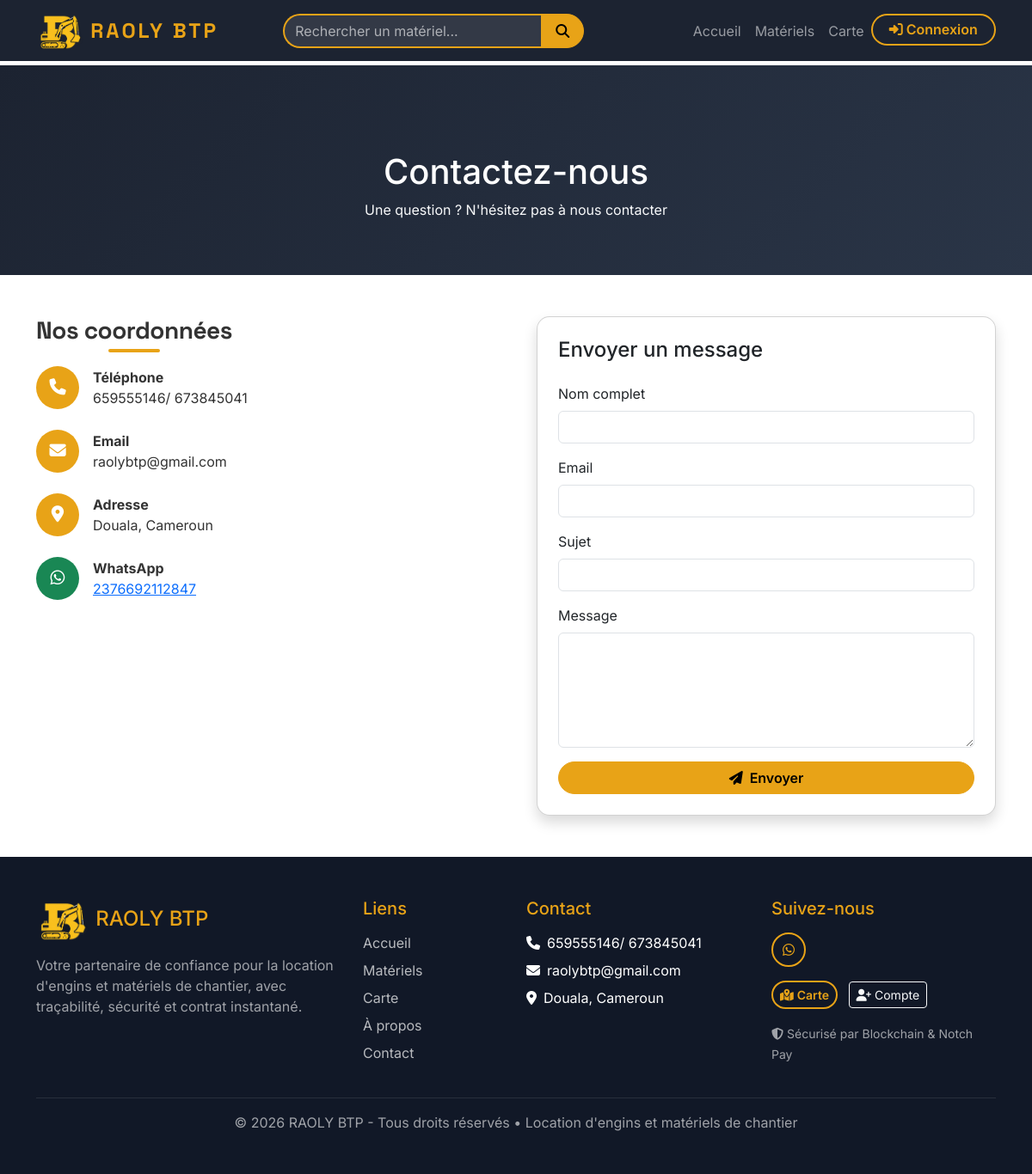
Page /contact/ on the committed database.
### core/models.py (models this page shows, shortened)
class SiteInfo(models.Model):
    company_name = models.CharField(max_length=200, default='RAOLY BTP')
    slogan = models.CharField(max_length=300, blank=True)
    phone = models.CharField(max_length=20, blank=True)
    email = models.EmailField(blank=True)
    address = models.TextField(blank=True)
    about_text = models.TextField(blank=True)
    facebook = models.URLField(blank=True)
    instagram = models.URLField(blank=True)
    twitter = models.URLField(blank=True)
    whatsapp = models.CharField(max_length=20, blank=True)
    google_verification_filename = models.CharField(
        max_length=120,
        blank=True,
        help_text='Ex. google2c82be27c4a4a6e2.html (tel que fourni par Google).',
    )
    google_verification_file_content = models.CharField(
        max_length=500,
        blank=True,
        help_text='Une seule ligne, identique au fichier téléchargé depuis Google.',
    )
    class Meta:
        verbose_name = "Informations du site"
        verbose_name_plural = "Informations du site"

### core/views.py (the view)
# urls.py: path('contact/', views.contact, name='contact'),
def contact(request):
    site_info = SiteInfo.objects.first()
    return render(request, 'core/contact.html', {'site_info': site_info})

### templates/core/contact.html (shortened to what this page needs)
{% extends 'base.html' %}
{% load static %}
{% block content %}
<div class="page-header py-5">
    <div class="container text-center">
        <h1 class="text-white">Contactez-nous</h1>
        <p class="text-light">Une question ? N'hésitez pas à nous contacter</p>
    </div>
</div>
<div class="container py-5">
    <div class="row g-5">
        <div class="col-lg-6">
            <h3 class="section-title mb-4">Nos coordonnées</h3>
            {% if site_info %}
            <div class="contact-info-list">
                {% if site_info.phone %}
                <div class="contact-info-item d-flex align-items-center mb-4">
                    <div class="contact-icon"><i class="fas fa-phone"></i></div>
                    <div class="ms-3">
                        <strong>Téléphone</strong>
                        <p class="mb-0">{{ site_info.phone }}</p>
                    </div>
                </div>
                {% endif %}
                {% if site_info.email %}
                <div class="contact-info-item d-flex align-items-center mb-4">
                    <div class="contact-icon"><i class="fas fa-envelope"></i></div>
                    <div class="ms-3">
                        <strong>Email</strong>
                        <p class="mb-0">{{ site_info.email }}</p>
                    </div>
                </div>
                {% endif %}
                {% if site_info.address %}
                <div class="contact-info-item d-flex align-items-center mb-4">
                    <div class="contact-icon"><i class="fas fa-map-marker-alt"></i></div>
                    <div class="ms-3">
                        <strong>Adresse</strong>
                        <p class="mb-0">{{ site_info.address }}</p>
                    </div>
                </div>
                {% endif %}
                {% if site_info.whatsapp %}
                <div class="contact-info-item d-flex align-items-center mb-4">
                    <div class="contact-icon bg-success"><i class="fab fa-whatsapp"></i></div>
                    <div class="ms-3">
                        <strong>WhatsApp</strong>
                        <p class="mb-0"><a href="https://wa.me/{{ site_info.whatsapp }}">{{ site_info.whatsapp }}</a></p>
                    </div>
                </div>
                {% endif %}
            </div>
            {% else %}
            <p class="text-muted">Coordonnées non configurées. Contactez l'administrateur.</p>
            {% endif %}
        </div>
        <div class="col-lg-6">
            <div class="card shadow">
                <div class="card-body p-4">
                    <h4 class="mb-4">Envoyer un message</h4>
                    <form>
                        <div class="mb-3">
                            <label class="form-label">Nom complet</label>
                            <input type="text" class="form-control" required>
                        </div>
                        <div class="mb-3">
                            <label class="form-label">Email</label>
                            <input type="email" class="form-control" required>
                        </div>
                        <div class="mb-3">
                            <label class="form-label">Sujet</label>
                            <input type="text" class="form-control" required>
                        </div>
                        <div class="mb-3">
                            <label class="form-label">Message</label>
                            <textarea class="form-control" rows="5" required></textarea>
                        </div>
                        <button type="submit" class="btn btn-primary-gold w-100">
                            <i class="fas fa-paper-plane me-2"></i>Envoyer
                        </button>
                    </form>
                </div>
            </div>
        </div>
    </div>
</div>
{% endblock %}

### templates/base.html (shortened to what this page needs)
{% load static %}
{% load humanize %}
<!DOCTYPE html>
<html lang="fr">
<head>
    <link href="https://cdn.jsdelivr.net/npm/bootstrap@5.3.2/dist/css/bootstrap.min.css" rel="stylesheet">
    <link href="https://cdnjs.cloudflare.com/ajax/libs/font-awesome/6.5.0/css/all.min.css" rel="stylesheet">
    <link href="https://cdn.jsdelivr.net/npm/flatpickr/dist/flatpickr.min.css" rel="stylesheet">
    <link rel="stylesheet" href="https://unpkg.com/leaflet@1.9.4/dist/leaflet.css" />
    <link href="{% static 'css/style.css' %}" rel="stylesheet">
</head>
<body>
    <nav class="navbar navbar-expand-lg navbar-dark bg-dark-nav fixed-top">
        <div class="container">
            <a class="navbar-brand d-flex align-items-center" href="{% url 'core:home' %}">
                <img src="{% static 'images/logo.png' %}" alt="RAOLY BTP" height="45" class="me-2">
                <span class="brand-text">RAOLY BTP</span>
            </a>
            <div class="collapse navbar-collapse" id="mainNav">
                <form class="d-flex mx-auto search-form" action="{% url 'equipment:list' %}" method="GET">
                    <div class="input-group">
                        <input type="text" class="form-control" name="q" placeholder="Rechercher un matériel..." value="{{ query|default:'' }}">
                        <button class="btn btn-primary-gold" type="submit"><i class="fas fa-search"></i></button>
                    </div>
                </form>
                <ul class="navbar-nav ms-auto">
                    <li class="nav-item"><a class="nav-link" href="{% url 'core:home' %}">Accueil</a></li>
                    <li class="nav-item"><a class="nav-link" href="{% url 'equipment:list' %}">Matériels</a></li>
                    <li class="nav-item"><a class="nav-link" href="{% url 'equipment:map' %}">Carte</a></li>
                    {% if user.is_authenticated %}
                    <li class="nav-item">
                        <a class="nav-link position-relative" href="{% url 'cart:view' %}">
                            <i class="fas fa-shopping-cart"></i>
                            {% if cart_count > 0 %}
                            <span class="badge bg-danger badge-cart">{{ cart_count }}</span>
                            {% endif %}
                        </a>
                    </li>
                    <li class="nav-item dropdown">
                        <a class="nav-link dropdown-toggle" href="#" role="button" data-bs-toggle="dropdown">
                            <i class="fas fa-user-circle"></i>
                            {% if unread_notifications > 0 %}
                            <span class="badge bg-danger badge-notif">{{ unread_notifications }}</span>
                            {% endif %}
                        </a>
                        <ul class="dropdown-menu dropdown-menu-end dropdown-dark">
                            <li><a class="dropdown-item" href="{% url 'accounts:dashboard' %}"><i class="fas fa-tachometer-alt me-2"></i>Tableau de bord</a></li>
                            <li><a class="dropdown-item" href="{% url 'accounts:reservations' %}"><i class="fas fa-calendar-check me-2"></i>Mes réservations</a></li>
                            <li><a class="dropdown-item" href="{% url 'accounts:notifications' %}">
                                <i class="fas fa-bell me-2"></i>Notifications
                                {% if unread_notifications > 0 %}<span class="badge bg-danger ms-1">{{ unread_notifications }}</span>{% endif %}
                            </a></li>
                            <li><a class="dropdown-item" href="{% url 'accounts:profile' %}"><i class="fas fa-user-edit me-2"></i>Profil</a></li>
                            {% if not user_can_rent %}
                            <li><a class="dropdown-item" href="{% url 'accounts:kyc' %}"><i class="fas fa-id-card me-2"></i>KYC / Identité</a></li>
                            {% endif %}
                            <li><hr class="dropdown-divider"></li>
                            <li><a class="dropdown-item" href="{% url 'accounts:logout' %}"><i class="fas fa-sign-out-alt me-2"></i>Déconnexion</a></li>
                        </ul>
                    </li>
                    {% else %}
                    <li class="nav-item"><a class="nav-link btn-login-nav" href="{% url 'accounts:login' %}"><i class="fas fa-sign-in-alt me-1"></i>Connexion</a></li>
                    {% endif %}
                </ul>
            </div>
        </div>
    </nav>
    <main {% block main_attrs %}style="margin-top: 76px;"{% endblock %}>
        {% block content %}{% endblock %}
    </main>
    {% block site_footer %}
    <footer class="footer-dark py-5">
        <div class="container">
            <div class="row g-4">
                <div class="col-lg-4">
                    <div class="d-flex align-items-center mb-3">
                        <img src="{% static 'images/logo.png' %}" alt="RAOLY BTP" height="50" class="me-2">
                        <h4 class="text-gold mb-0">RAOLY BTP</h4>
                    </div>
                    <p class="text-light-muted mb-3">Votre partenaire de confiance pour la location d'engins et matériels de chantier, avec traçabilité, sécurité et contrat instantané.</p>
                </div>
                <div class="col-lg-2">
                    <h5 class="text-gold mb-3">Liens</h5>
                    <ul class="list-unstyled footer-links">
                        <li><a href="{% url 'core:home' %}">Accueil</a></li>
                        <li><a href="{% url 'equipment:list' %}">Matériels</a></li>
                        <li><a href="{% url 'equipment:map' %}">Carte</a></li>
                        <li><a href="{% url 'core:about' %}">À propos</a></li>
                        <li><a href="{% url 'core:contact' %}">Contact</a></li>
                    </ul>
                </div>
                <div class="col-lg-3">
                    <h5 class="text-gold mb-3">Contact</h5>
                    <ul class="list-unstyled footer-links">
                        {% if site_info %}
                        {% if site_info.phone %}<li><i class="fas fa-phone me-2"></i>{{ site_info.phone }}</li>{% endif %}
                        {% if site_info.email %}<li><i class="fas fa-envelope me-2"></i>{{ site_info.email }}</li>{% endif %}
                        {% if site_info.address %}<li><i class="fas fa-map-marker-alt me-2"></i>{{ site_info.address }}</li>{% endif %}
                        {% endif %}
                    </ul>
                </div>
                <div class="col-lg-3">
                    <h5 class="text-gold mb-3">Suivez-nous</h5>
                    <div class="social-links">
                        {% if site_info.whatsapp %}<a href="https://wa.me/{{ site_info.whatsapp }}" class="social-link"><i class="fab fa-whatsapp"></i></a>{% endif %}
                    </div>
                    <div class="mt-3 footer-quick-actions">
                        <a href="{% url 'equipment:map' %}" class="btn btn-sm btn-outline-gold me-2 mb-2">
                            <i class="fas fa-map-marked-alt me-1"></i>Carte
                        </a>
                        <a href="{% url 'accounts:register' %}" class="btn btn-sm btn-outline-light mb-2">
                            <i class="fas fa-user-plus me-1"></i>Compte
                        </a>
                    </div>
                    <div class="mt-2">
                        <small class="text-light-muted"><i class="fas fa-shield-alt me-1"></i>Sécurisé par Blockchain & Notch Pay</small>
                    </div>
                </div>
            </div>
            <hr class="border-secondary mt-4">
            <p class="text-center text-light-muted mb-0">&copy; {% now "Y" %} RAOLY BTP - Tous droits réservés • Location d'engins et matériels de chantier</p>
        </div>
    </footer>
    {% endblock %}
</body>
</html>

### rows in the picture
SiteInfo: phone "659555146/ 673845041", email "raolybtp@gmail.com", address "Douala, Cameroun", whatsapp "2376692112847"
